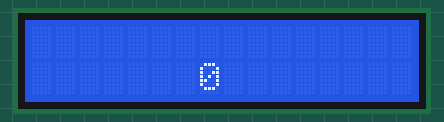
The sketch below on a simulated Arduino Uno, built with avr-gcc and run on an emulated ATmega328P. Shown: 16×2 character LCD.

Above: at 0.11 s.
At 5.04 s:
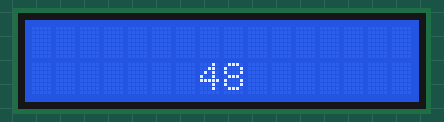
At 9.97 s:
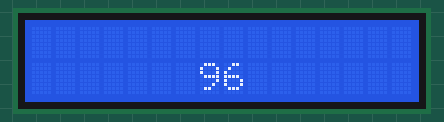
At 19.93 s:
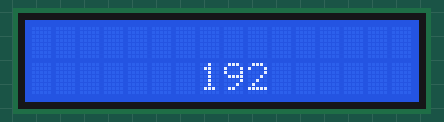
At 29.9 s:
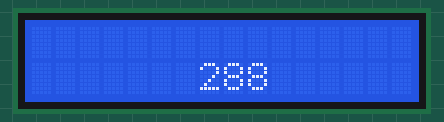
At 39.86 s:
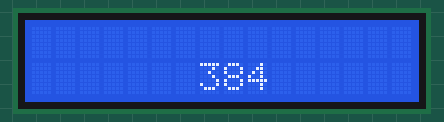

The sketch:

I2C_liquid_demo.ino
```cpp
#include <Wire.h>
#include <LiquidCrystal_I2C.h>

// LCD pin definitions
#define RS 0x3F

// vytvoří objekt lcd a nastaví jeho adresu
// 0x20 a 16 zanků na 2 řádcích
LiquidCrystal_I2C lcd(RS,16,2);

void setup()
{
  lcd.init();// inicializuje displej
  lcd.backlight(); // zapne podsvětlení

}

void loop()
{
  for (int i = 0; i < 500; i++) // smyčka pro počítání
  {
    lcd.setCursor(7,1);
    lcd.print(i);
    delay(100);
  }

  lcd.setCursor(7,1);
  lcd.print("   ");
}
```
